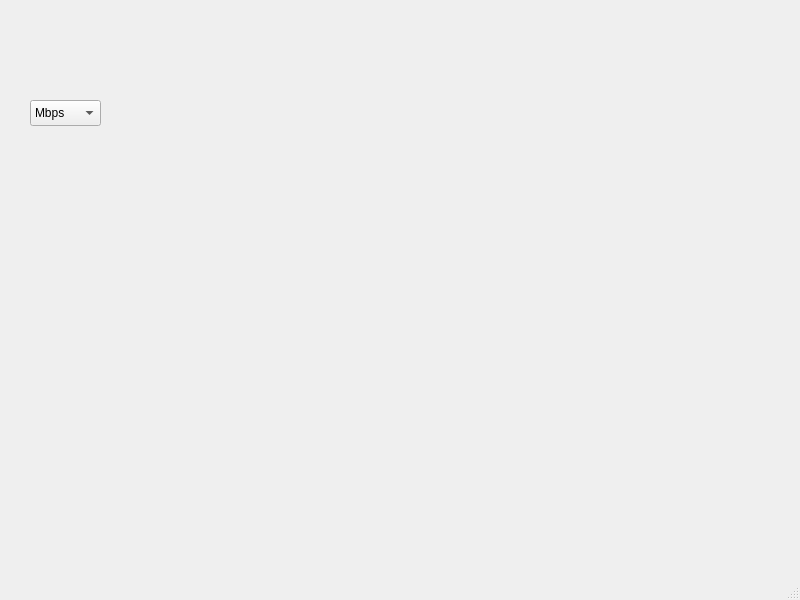
<?xml version="1.0" encoding="UTF-8"?>
<ui version="4.0">
 <class>MainWindow</class>
 <widget class="QMainWindow" name="MainWindow">
  <property name="geometry">
   <rect>
    <x>0</x>
    <y>0</y>
    <width>800</width>
    <height>600</height>
   </rect>
  </property>
  <property name="windowTitle">
   <string>MainWindow</string>
  </property>
  <widget class="QWidget" name="centralwidget">
   <widget class="QComboBox" name="comboBox">
    <property name="geometry">
     <rect>
      <x>30</x>
      <y>100</y>
      <width>71</width>
      <height>26</height>
     </rect>
    </property>
    <item>
     <property name="text">
      <string>Mbps</string>
     </property>
    </item>
    <item>
     <property name="text">
      <string>Gbps</string>
     </property>
    </item>
    <item>
     <property name="text">
      <string>Tbps</string>
     </property>
    </item>
   </widget>
  </widget>
  <widget class="QMenuBar" name="menubar">
   <property name="geometry">
    <rect>
     <x>0</x>
     <y>0</y>
     <width>800</width>
     <height>22</height>
    </rect>
   </property>
  </widget>
  <widget class="QStatusBar" name="statusbar"/>
 </widget>
 <resources/>
 <connections/>
</ui>
